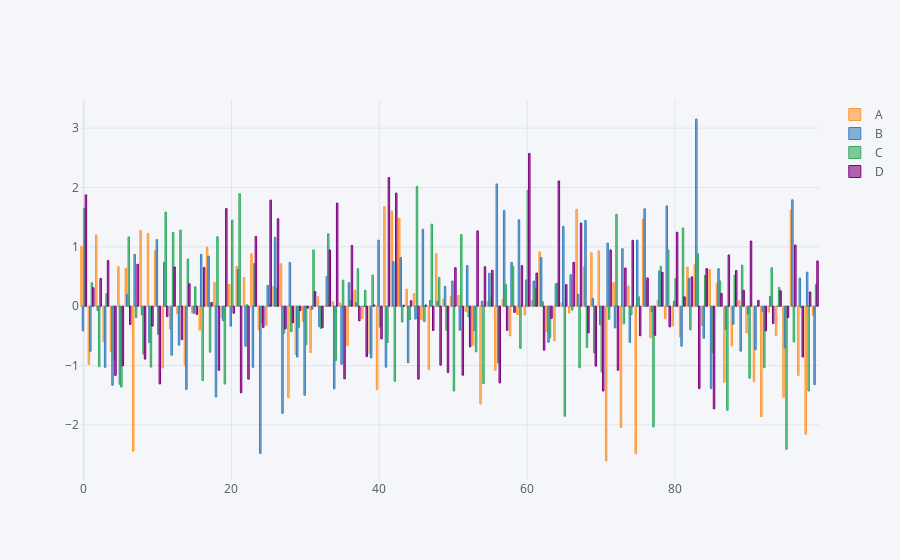

The cell this chart's notebook holds for it:
### Code cell
df.iplot(kind='bar')# This grap is ploting 100 bars according to data 
                    # but this is not effecient way to read data
